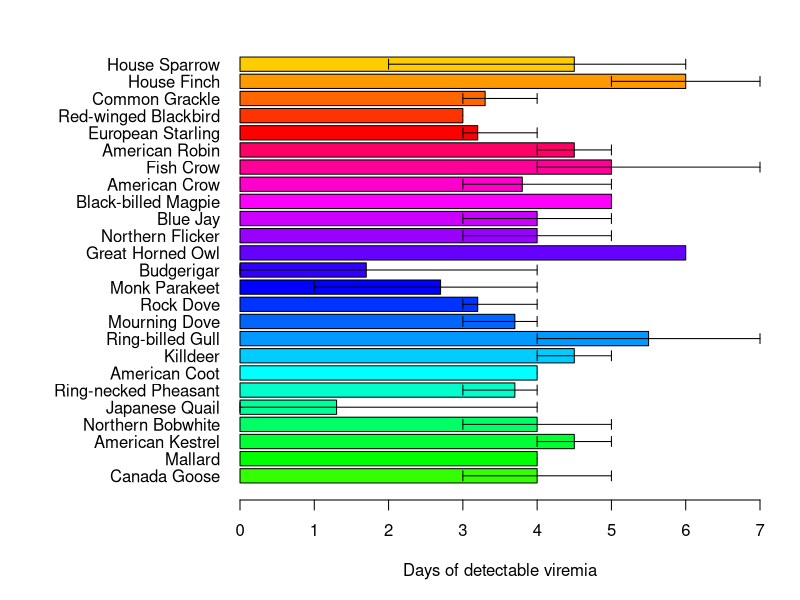

Source code (R):
## ---- chunk 1
knitr::opts_chunk$set(echo = TRUE)
## ---- chunk 2
# Manually transcribe duration (mean, lo, hi) from the last table column
bird_data <- data.frame(
  Bird = c("Canada Goose","Mallard", 
           "American Kestrel","Northern Bobwhite",
           "Japanese Quail","Ring-necked Pheasant",
           "American Coot","Killdeer",
           "Ring-billed Gull","Mourning Dove",
           "Rock Dove","Monk Parakeet",
           "Budgerigar","Great Horned Owl",
           "Northern Flicker","Blue Jay",
           "Black-billed Magpie","American Crow",
           "Fish Crow","American Robin",
           "European Starling","Red-winged Blackbird",
           "Common Grackle","House Finch","House Sparrow"),
  mean = c(4.0,4.0,4.5,4.0,1.3,3.7,4.0,4.5,5.5,3.7,3.2,2.7,1.7,6.0,4.0,
           4.0,5.0,3.8,5.0,4.5,3.2,3.0,3.3,6.0,4.5),
  lo   = c(3,4,4,3,0,3,4,4,4,3,3,1,0,6,3,
           3,5,3,4,4,3,3,3,5,2),
  hi   = c(5,4,5,5,4,4,4,5,7,4,4,4,4,6,5,
           5,5,5,7,5,4,3,4,7,6)
)

# selecting colors
cols <- c(rainbow(30)[c(10:29,1:5)])  # rainbow colors

# horizontal barplot
par(mar=c(5,12,2,2))  # wider left margin for names
bp <- barplot(bird_data$mean, horiz=TRUE, names.arg=bird_data$Bird,
              las=1, col=cols, xlab="Days of detectable viremia", xlim=c(0,7))

# add error bars to horizontal bar plot
arrows(bird_data$lo, bp, bird_data$hi, bp,
       angle=90, code=3, length=0.05, col="black", xpd=TRUE)
## ---- chunk 3
## insert code for analysis part here - cut do to not being able to get files to function properly
## ---- chunk 4
# put code for plotting here
